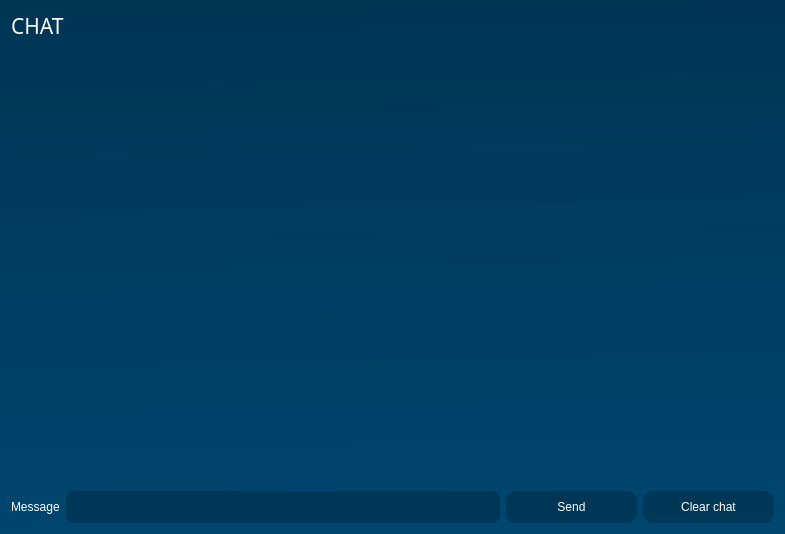
<?xml version="1.0" encoding="UTF-8"?>
<ui version="4.0">
 <class>Reunion</class>
 <widget class="QDialog" name="Reunion">
  <property name="geometry">
   <rect>
    <x>0</x>
    <y>0</y>
    <width>785</width>
    <height>534</height>
   </rect>
  </property>
  <property name="windowTitle">
   <string>Dialog</string>
  </property>
  <property name="styleSheet">
   <string notr="true">QMainWindow,QWidget,QMessageBox{
background: qlineargradient(spread:pad, x1:0.472, y1:0, x2:0.502, y2:1, stop:0 rgba(0, 53, 84, 255), stop:1 rgba(0, 70, 111, 255));
font-family:&quot;Quicksand SemiBold&quot;;
}


QListWidget{
background:transparent;
}

QFrame{
background:transparent;
}


QLabel,QGroupBox{
color: white;
background:transparent;
}
QComboBox{
background:rgb(0, 48, 75);
color:white;
height:32px;
border-radius:5px;
}

QLineEdit,QDateEdit,QDateTimeEdit{
background:rgba(0, 33, 52, 100);
color:white;
height:32px;
border-radius:8px;
}

QPushButton{
width:131px;
height:32px;
background:rgba(0, 33, 52, 100);
color:white;
border-radius:10px;
}

QPushButton:hover{
background: #cae9ff;
color:black;
}


Line{
backfround:white;
}</string>
  </property>
  <layout class="QVBoxLayout" name="verticalLayout_2">
   <item>
    <layout class="QVBoxLayout" name="verticalLayout">
     <item>
      <layout class="QHBoxLayout" name="horizontalLayout_4">
       <item>
        <widget class="QLabel" name="label_4">
         <property name="font">
          <font>
           <family>Quicksand SemiBold</family>
           <pointsize>16</pointsize>
          </font>
         </property>
         <property name="text">
          <string>CHAT</string>
         </property>
        </widget>
       </item>
      </layout>
     </item>
     <item>
      <widget class="QTextEdit" name="textEdit">
       <property name="font">
        <font>
         <family>Quicksand SemiBold</family>
         <pointsize>10</pointsize>
        </font>
       </property>
       <property name="styleSheet">
        <string notr="true">color:white;</string>
       </property>
      </widget>
     </item>
     <item>
      <layout class="QHBoxLayout" name="horizontalLayout_3">
       <item>
        <widget class="QLabel" name="label_3">
         <property name="text">
          <string>Message</string>
         </property>
        </widget>
       </item>
       <item>
        <widget class="QLineEdit" name="message_2"/>
       </item>
       <item>
        <widget class="QPushButton" name="send_2">
         <property name="cursor">
          <cursorShape>PointingHandCursor</cursorShape>
         </property>
         <property name="text">
          <string>Send</string>
         </property>
        </widget>
       </item>
       <item>
        <widget class="QPushButton" name="pushButton_2">
         <property name="cursor">
          <cursorShape>PointingHandCursor</cursorShape>
         </property>
         <property name="text">
          <string>Clear chat</string>
         </property>
        </widget>
       </item>
      </layout>
     </item>
    </layout>
   </item>
  </layout>
 </widget>
 <resources/>
 <connections/>
</ui>
